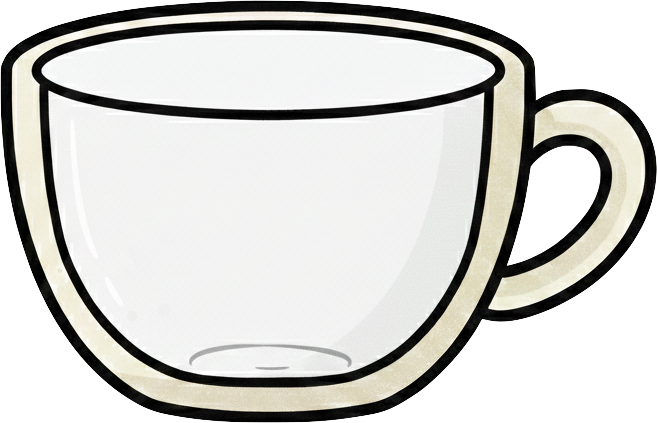
#> input picture src/coffee_game/assets/0%.png, 657 x 423 px
$ python -i heyobo.py   (imports and definitions only)
#> lines starting #> are read from the running program, lines starting #| are printed output that depends on the picture
import tkinter as tk
from PIL import Image, ImageTk, ImageSequence
import os

class HeyoBo:
    """
    Animated character widget with states (idle, listening, speaking)
    and typewriter text effects.

    Usage:
        # Standalone window
        heyobo = HeyoBo()
        heyobo.run()

        # Embedded in existing Tkinter app
        root = tk.Tk()
        heyobo = HeyoBo(parent=root, assets_path="path/to/assets")
        heyobo.pack(expand=True, fill="both")
        root.mainloop()
    """

    # Default image dimensions
    DEFAULT_WIDTH = 1120
    DEFAULT_HEIGHT = 928
    DEFAULT_SCALE = 0.6

    def __init__(self, parent=None, assets_path="assets",
                 width=None, height=None, scale=None):
        """
        Initialize HeyoBo widget.

        Args:
            parent: Parent Tkinter widget. If None, creates its own Tk root.
            assets_path: Path to assets folder containing states/ and transitions/
            width: Custom width (overrides scale)
            height: Custom height (overrides scale)
            scale: Scale factor for default size (default 0.6)
        """
        self._owns_root = parent is None
        self.root = parent if parent else tk.Tk()
        self.assets_path = assets_path

        # Calculate dimensions
        self.original_width = self.DEFAULT_WIDTH
        self.original_height = self.DEFAULT_HEIGHT
        self.aspect_ratio = self.original_width / self.original_height

        scale = scale or self.DEFAULT_SCALE
        self.img_width = width or int(self.original_width * scale)
        self.img_height = height or int(self.original_height * scale)

        # Configure root window if we own it
        if self._owns_root:
            self.root.title("HeyoBo")
            # Window size
            self.root.geometry(f"{self.img_width}x{self.img_height}")
            self.root.configure(bg="black")
            self.root.resizable(True, True)
            self.root.minsize(400, int(400 / self.aspect_ratio))

            # ---- CENTER WINDOW ----
            self.root.update_idletasks()  # ensure correct window size

            screen_width = self.root.winfo_screenwidth()
            screen_height = self.root.winfo_screenheight()

            x = (screen_width - self.img_width) // 2
            y = (screen_height - self.img_height) // 2

            self.root.geometry(f"{self.img_width}x{self.img_height}+{x}+{y}")

        # Create canvas
        self.canvas = tk.Canvas(self.root, bg="white", highlightthickness=0)
        if self._owns_root:
            self.canvas.pack(expand=True, fill="both")

        # State variables
        self.current_display_image = None
        self.current_text = ""
        self.current_state = "idle"
        self.is_playing_animation = False

        # Typewriter effect variables
        self._typewriter_text = ""
        self._typewriter_index = 0
        self._typewriter_job = None

        # Load idle image
        self.idle_image = self._load_png(
            os.path.join(self.assets_path, "states", "look_center.png")
        )

        # Bind resize event
        self.root.bind("<Configure>", self._on_resize)

        # Show initial image
        if self.idle_image:
            self._show_image(self.idle_image)

    # --------------------
    # Widget methods (for embedding)
    # --------------------
    def pack(self, **kwargs):
        """Pack the canvas widget."""
        self.canvas.pack(**kwargs)

    def grid(self, **kwargs):
        """Grid the canvas widget."""
        self.canvas.grid(**kwargs)

    def place(self, **kwargs):
        """Place the canvas widget."""
        self.canvas.place(**kwargs)

    def get_widget(self):
        """Return the canvas widget for custom layout management."""
        return self.canvas

    # [29 lines left out: functions run, _on_resize, not called in this run]

    # --------------------
    # Image helpers
    # --------------------
    def _load_png(self, path):
        """Load original image without resizing."""
        try:
            img = Image.open(path).convert("RGBA")
            return img
        except Exception as e:
            print(f"✗ FAILED to load {path}: {e}")
            return None

    def _resize_image(self, img):
        """Resize image to current window size."""
        resized = img.resize((self.img_width, self.img_height), Image.Resampling.LANCZOS)
        return ImageTk.PhotoImage(resized)

    def _show_image(self, img, force_redraw=False):
        """Display image on canvas."""
        if img is None:
            print("✗ Cannot show image - it's None!")
            return

        if not force_redraw:
            self.current_display_image = img

        self.canvas.delete("all")

        photo = self._resize_image(img)
        self.canvas.create_image(
            self.img_width // 2, self.img_height // 2,
            image=photo
        )
        self.canvas._photo = photo  # Keep reference

        self._draw_text_box()

    def _draw_text_box(self):
        """Draw text overlay with word wrapping for long text."""
        box_height = max(60, int(self.img_height * 0.15))
        box_y = self.img_height - box_height
        font_size = max(12, int(self.img_height * 0.03))
        padding = 10

        self.canvas.create_rectangle(
            0, box_y,
            self.img_width, self.img_height,
            fill="#FFFFF7",
            outline="",
            width=0,
            tags="text_box"
        )

        # Wrap text to fit within the box width
        wrapped_text = self._wrap_text(self.current_text, font_size, self.img_width - padding * 2)

        self.canvas.create_text(
            self.img_width // 2,
            box_y + box_height // 2,
            text=wrapped_text,
            fill="black",
            font=("Arial", font_size),
            width=self.img_width - padding * 2,
            justify="center",
            tags="display_text"
        )

    def _wrap_text(self, text, font_size, max_width):
        """Wrap text to fit within max_width pixels."""
        if not text:
            return ""

        # Estimate characters per line based on font size and width
        # Average character width is roughly 0.6 * font_size
        char_width = font_size * 0.6
        chars_per_line = max(10, int(max_width / char_width))

        words = text.split()
        lines = []
        current_line = []
        current_length = 0

        for word in words:
            word_length = len(word)
            if current_length + word_length + (1 if current_line else 0) <= chars_per_line:
                current_line.append(word)
                current_length += word_length + (1 if len(current_line) > 1 else 0)
            else:
                if current_line:
                    lines.append(" ".join(current_line))
                current_line = [word]
                current_length = word_length

        if current_line:
            lines.append(" ".join(current_line))

        return "\n".join(lines)

    # --------------------
    # Typewriter effect
    # --------------------
    # [33 lines left out: functions _typewriter_effect, update_text, not called in this run]

    # --------------------
    # Animation playback
    # --------------------
    def play_animation(self, gif_path, on_complete=None):
        """Play a GIF animation."""
#> called with gif_path = 'assets/0%.png'
        if self.is_playing_animation:
            print("⚠️ Animation already playing, skipping...")
            return

        self.is_playing_animation = True
        print(f"Playing animation: {gif_path}")

        try:
            gif = Image.open(gif_path)
#> gif is the input picture: PIL image 657x423 RGBA; mean R, G, B, A 145.1, 144.7, 141.5, 190.7
            frames_original = []

            for frame in ImageSequence.Iterator(gif):
                frames_original.append(frame.copy().convert("RGBA"))
#> this loop made 1 pass
#> after the loop, frames_original = 1 item

            delay = gif.info.get("duration", 40)
#> delay = 40

            def play_frame(index=0):
                if index < len(frames_original):
                    self._show_image(frames_original[index])
#> in _resize_image, `resized = img.resize((self.img_width, self.img_height), Image.Resampli..`:
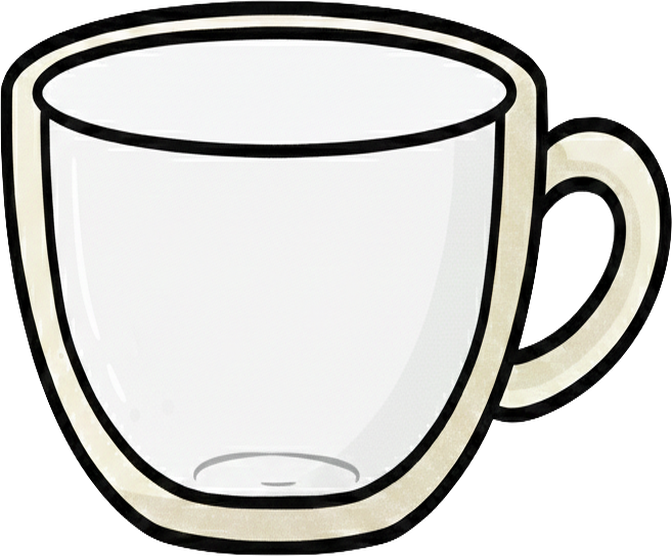
#> resized: PIL image 672x556 RGBA; mean R, G, B, A 145.2, 144.8, 141.6, 190.6; transparent parts drawn white
                    self.root.after(delay, play_frame, index + 1)
                else:
                    self.is_playing_animation = False
                    self._show_image(self.idle_image)
                    print("Animation complete, returned to idle")
                    if on_complete:
                        on_complete()

            play_frame()
        except Exception as e:
            print(f"✗ Failed to load animation {gif_path}: {e}")
            self.is_playing_animation = False
            self._show_image(self.idle_image)
            if on_complete:
                on_complete()

    # --------------------
    # State actions (public API)
    # --------------------
    # [35 lines left out: functions idle, listen, speak, not called in this run]

    def get_state(self):
        """Return the current state."""
        return self.current_state

    def is_animating(self):
        """Return True if an animation is currently playing."""
        return self.is_playing_animation

    # --------------------
    # Cleanup
    # --------------------
    # [6 lines left out: function destroy, not called in this run]

>>> result = HeyoBo().play_animation('assets/0%.png')

$ run again, on src/coffee_game/assets/100%.png
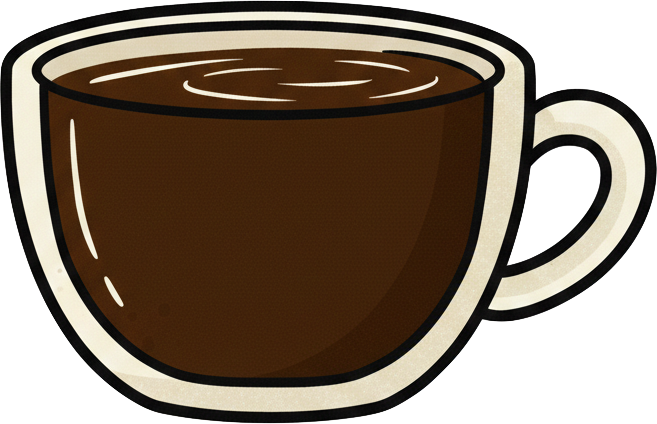
#> input picture src/coffee_game/assets/100%.png, 657 x 424 px
#> in play_animation, gif is the input picture: PIL image 657x424 RGBA; mean R, G, B, A 72.7, 58.6, 44.2, 190.8
#> the loop in play_animation, `for frame in ImageSequence.Iterator(gif):` made 1 pass
#> after the loop in play_animation, `for frame in ImageSequence.Iterator(gif):`: frames_original = 1 item
#> delay = 40
#> in _resize_image, `resized = img.resize((self.img_width, self.img_height), Image.Resampli..`:
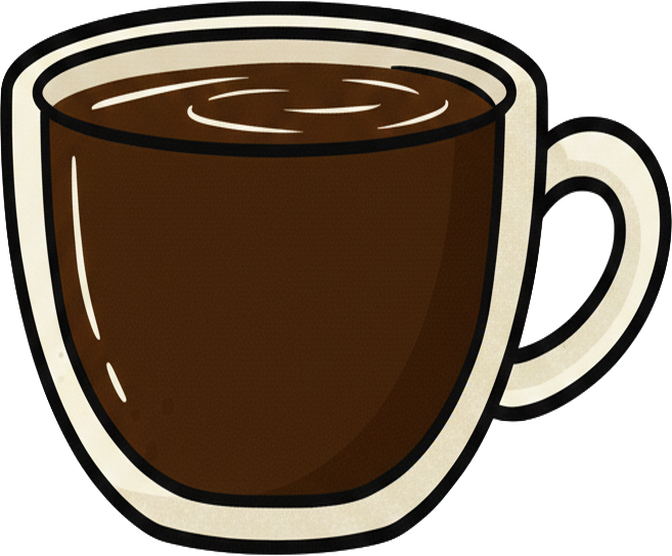
#> resized: PIL image 672x556 RGBA; mean R, G, B, A 73.1, 59, 44.6, 190.8; transparent parts drawn white

$ run again, on src/coffee_game/assets/25%.png
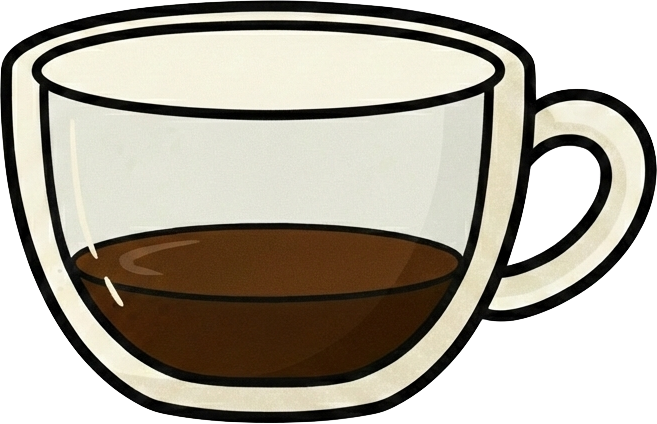
#> input picture src/coffee_game/assets/25%.png, 657 x 424 px
#> in play_animation, gif is the input picture: PIL image 657x424 RGBA; mean R, G, B, A 113.5, 107.8, 95.7, 190.7
#> the loop in play_animation, `for frame in ImageSequence.Iterator(gif):` made 1 pass
#> after the loop in play_animation, `for frame in ImageSequence.Iterator(gif):`: frames_original = 1 item
#> delay = 40
#> in _resize_image, `resized = img.resize((self.img_width, self.img_height), Image.Resampli..`:
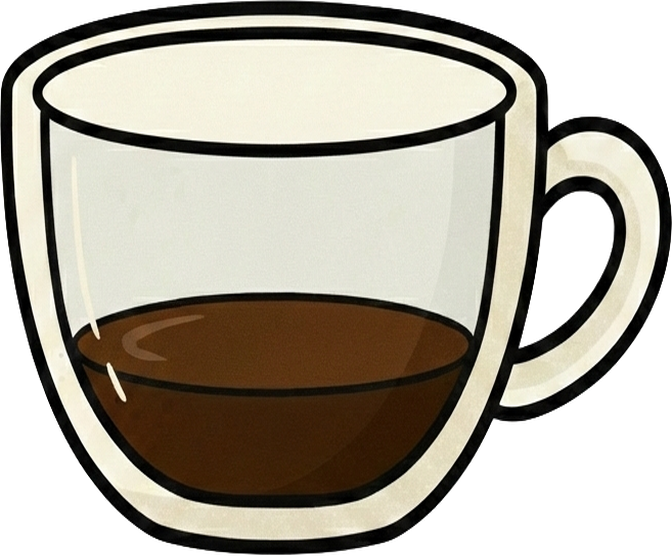
#> resized: PIL image 672x556 RGBA; mean R, G, B, A 113.9, 108.2, 96.2, 190.7; transparent parts drawn white

$ run again, on src/coffee_game/assets/50%.png
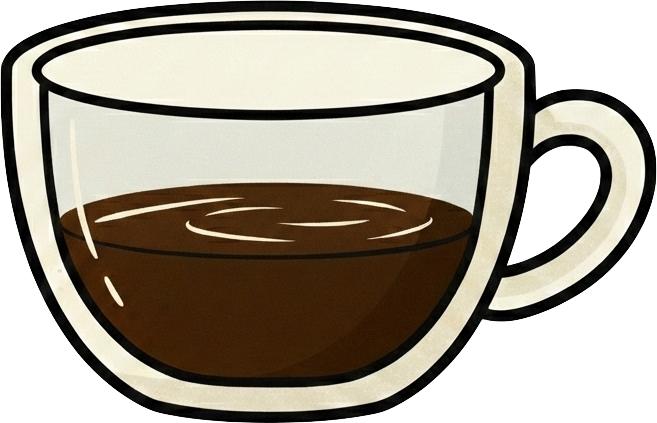
#> input picture src/coffee_game/assets/50%.png, 657 x 423 px
#> in play_animation, gif is the input picture: PIL image 657x423 RGBA; mean R, G, B, A 104.2, 96.9, 84.1, 190.9
#> the loop in play_animation, `for frame in ImageSequence.Iterator(gif):` made 1 pass
#> after the loop in play_animation, `for frame in ImageSequence.Iterator(gif):`: frames_original = 1 item
#> delay = 40
#> in _resize_image, `resized = img.resize((self.img_width, self.img_height), Image.Resampli..`:
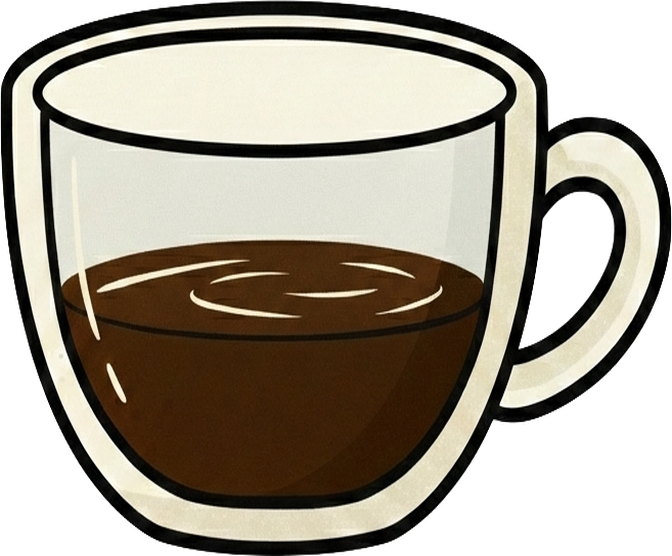
#> resized: PIL image 672x556 RGBA; mean R, G, B, A 104.4, 97.1, 84.3, 190.9; transparent parts drawn white
